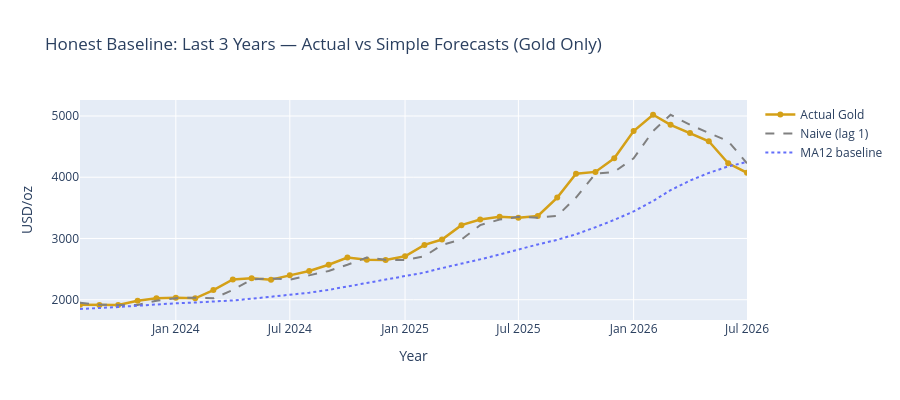

The notebook cell this image was saved under:
### Code cell
# Visual: actual vs naive on last 3 years — Gold only
recent = df.tail(36)
fig4 = go.Figure()
fig4.add_trace(go.Scatter(x=recent["date"], y=recent["gold_price_usd"], mode="lines+markers", name="Actual Gold", line=dict(width=2.5, color="#d4a017")))
fig4.add_trace(go.Scatter(x=recent["date"], y=recent["naive_next"], mode="lines", name="Naive (lag 1)", line=dict(dash="dash", color="gray")))
fig4.add_trace(go.Scatter(x=recent["date"], y=recent["ma12_next"], mode="lines", name="MA12 baseline", line=dict(dash="dot", color="#636efa")))
fig4.update_layout(title="Honest Baseline: Last 3 Years — Actual vs Simple Forecasts (Gold Only)", xaxis_title="Year", yaxis_title="USD/oz", width=900, height=400, xaxis=dict(range=[recent["date"].min(), recent["date"].max()]))
fig4.show()
print("See: dashed lines always lag behind real spikes. They cannot predict a jump.")
